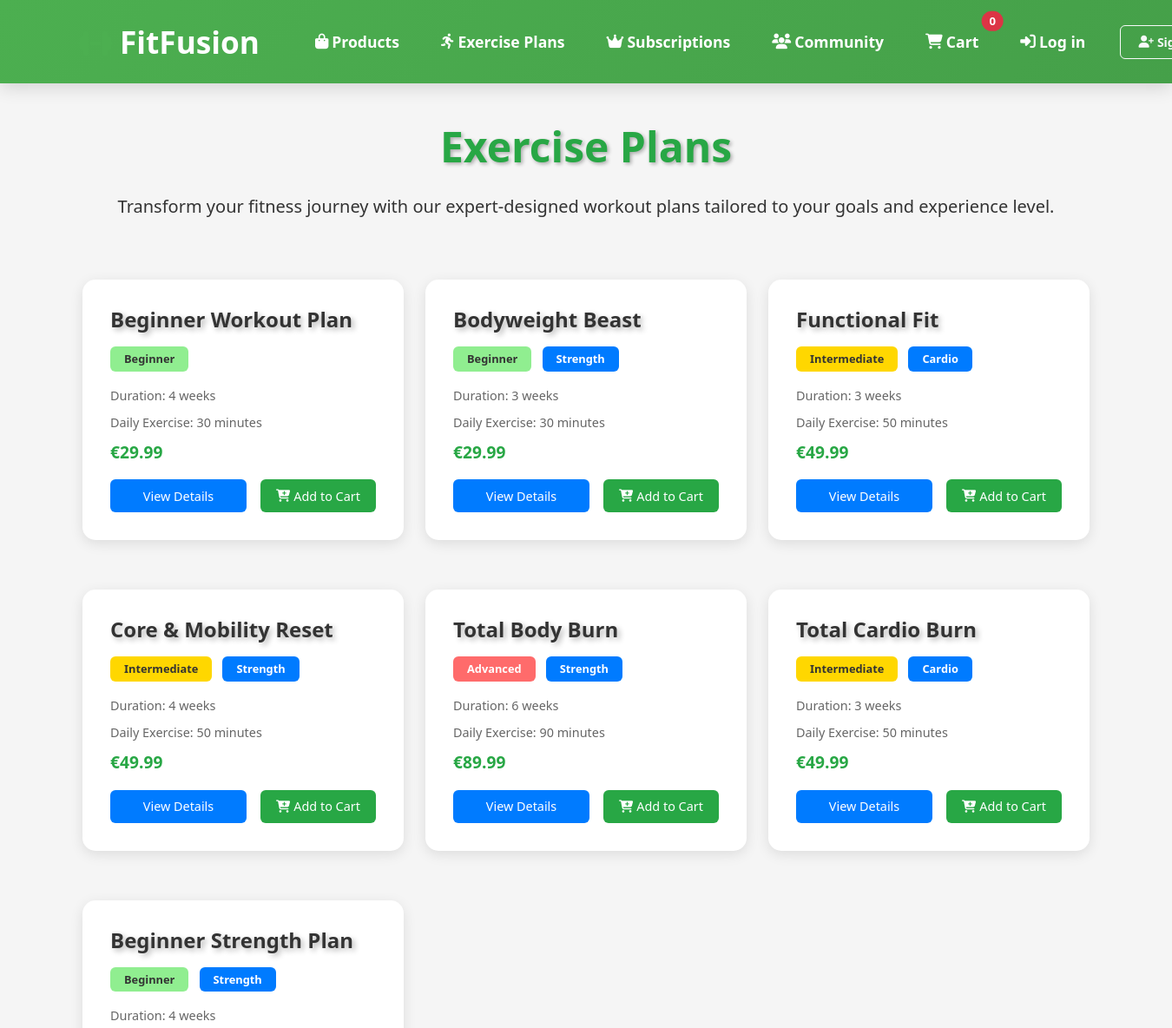
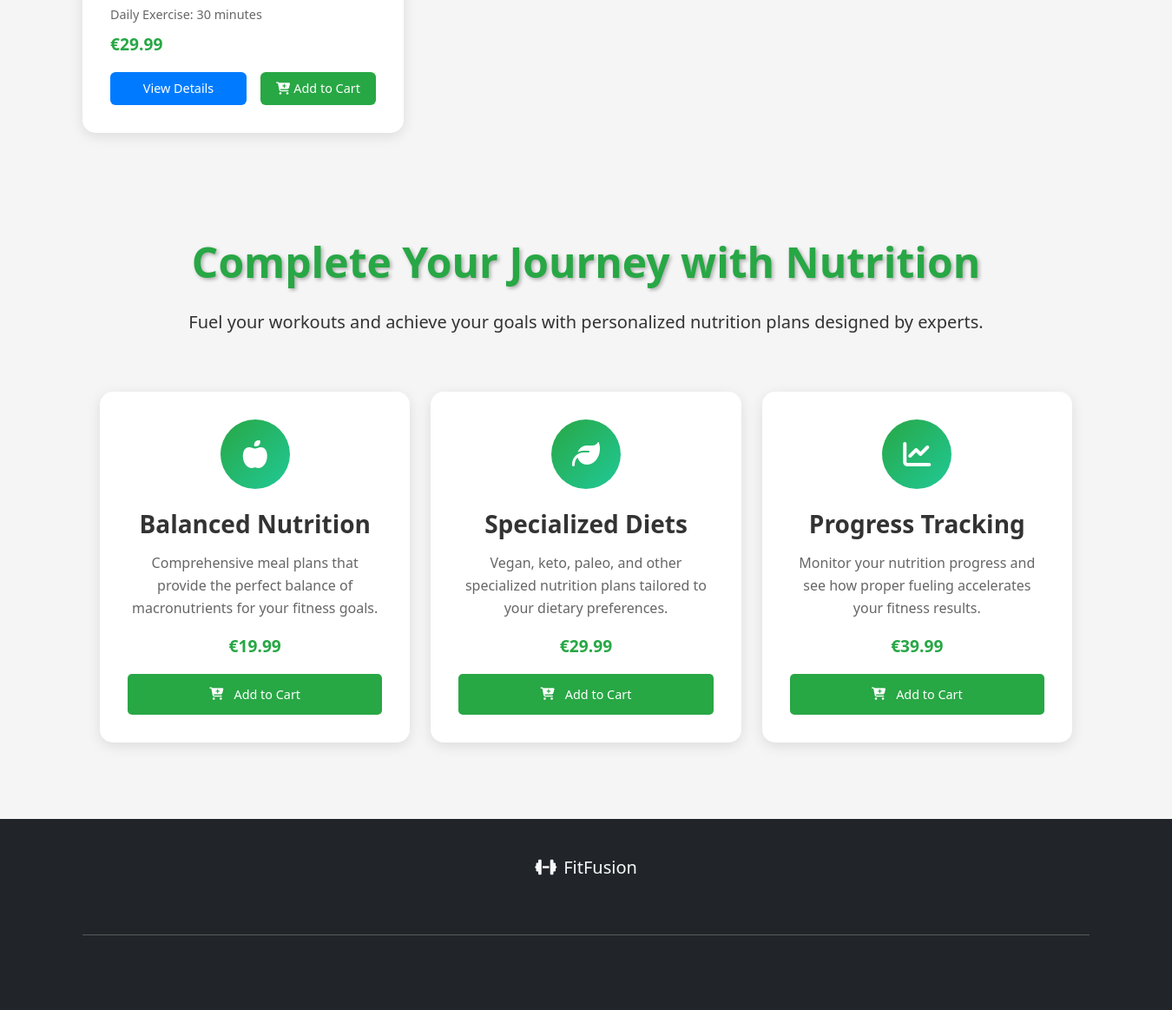
The page /exercise-plans/ on the database its author committed (2 pictures, top to bottom).
### inventory/models.py (models this page shows, shortened)
class ExercisePlan(models.Model):
    DIFFICULTY_CHOICES = [
        ('beginner', 'Beginner'),
        ('intermediate', 'Intermediate'),
        ('advanced', 'Advanced'),
    ]
    name = models.CharField(max_length=200)
    slug = models.SlugField(unique=True)
    description = models.TextField()
    price = models.DecimalField(max_digits=10, decimal_places=2)
    duration_weeks = models.IntegerField(null=True, blank=True)
    daily_exercise_minutes = models.PositiveIntegerField(default=30, help_text="Minutes of exercise per day")
    difficulty = models.CharField(max_length=20, choices=DIFFICULTY_CHOICES)
    category = models.ForeignKey(Category, on_delete=models.CASCADE, null=True, blank=True)
    image = models.ImageField(upload_to='exercise_plans/', null=True, blank=True)
    created_at = models.DateTimeField(auto_now_add=True)
    updated_at = models.DateTimeField(auto_now=True)
    class Meta:
        ordering = ['-created_at']

class Category(models.Model):
    name = models.CharField(max_length=100)
    slug = models.SlugField(unique=True)
    description = models.TextField(blank=True)
    parent = models.ForeignKey('self', on_delete=models.CASCADE, null=True, blank=True, related_name='children')
    class Meta:
        verbose_name_plural = 'Categories'
        ordering = ['name']

### inventory/views.py (the view)
# urls.py: path('exercise-plans/', exercise_plan_list, name='exercise_plan_list'),
def exercise_plan_list(request):
    plans = ExercisePlan.objects.all()
    difficulty = request.GET.get('difficulty')
    if difficulty:
        plans = plans.filter(difficulty=difficulty)
    max_duration = request.GET.get('max_duration')
    if max_duration:
        plans = plans.filter(duration_minutes__lte=int(max_duration))
    return render(request, 'inventory/exercise_plans.html', {
        'plans': plans
    })

### inventory/context_processors.py (called while the page is built)
def cart_count(request):
    cart = request.session.get('cart', {})
    total_items = sum(cart.values())
    return {'cart_count': total_items}

### inventory/templates/inventory/exercise_plans.html (shortened to what this page needs)
{% extends "base.html" %}
{% load static %}
{% block content %}
<div class="container mt-4">
    <h1 class="hero-title text-center mb-4">Exercise Plans</h1>
    <p class="lead text-center mb-5">Transform your fitness journey with our expert-designed workout plans tailored to your goals and experience level.</p>
        <div class="exercise-plans">
            {% for plan in plans %}
                <div class="plan-card">
                    <h2>{{ plan.name }}</h2>
                    <div class="plan-badges">
                        <span class="badge difficulty-badge difficulty-{{ plan.difficulty }}">{{ plan.get_difficulty_display }}</span>
                        {% if plan.category %}
                            <span class="badge focus-badge">{{ plan.category.name }}</span>
                        {% endif %}
                    </div>
                    <p class="duration">Duration: {{ plan.duration_weeks }} weeks</p>
                    <p class="daily-time">Daily Exercise: {{ plan.daily_exercise_minutes }} minutes</p>
                    <p class="price">€{{ plan.price }}</p>
                    <div class="plan-buttons">
                        <a href="{% url 'exercise_plan_detail' plan.id %}" class="view-plan-btn">View Details</a>
                        <form method="POST" action="{% url 'inventory:add_to_cart' 'plan' plan.id %}" class="d-inline cart-form">
                            <button type="submit" class="add-to-cart-btn">
                                <i class="fas fa-cart-plus me-1"></i>Add to Cart
                            </button>
                        </form>
                    </div>
                </div>
            {% empty %}
                <p>No exercise plans available at the moment.</p>
            {% endfor %}
        </div>
        <div class="section mt-5">
            <div class="container">
                <div class="row">
                    <div class="col-12 text-center mb-5">
                        <h2 class="hero-title">Complete Your Journey with Nutrition</h2>
                        <p class="lead">Fuel your workouts and achieve your goals with personalized nutrition plans designed by experts.</p>
                    </div>
                </div>
                <div class="row g-4">
                    <div class="col-md-4">
                        <div class="nutrition-card">
                            <div class="nutrition-icon">
                                <i class="fas fa-apple-alt"></i>
                            </div>
                            <h3>Balanced Nutrition</h3>
                            <p>Comprehensive meal plans that provide the perfect balance of macronutrients for your fitness goals.</p>
                            <div class="nutrition-price">€19.99</div>
                            <form method="POST" action="{% url 'inventory:add_to_cart' 'nutrition' 1 %}" class="d-inline">
                                <button type="submit" class="nutrition-add-to-cart-btn">
                                    <i class="fas fa-cart-plus me-1"></i>Add to Cart
                                </button>
                            </form>
                        </div>
                    </div>
                    <div class="col-md-4">
                        <div class="nutrition-card">
                            <div class="nutrition-icon">
                                <i class="fas fa-leaf"></i>
                            </div>
                            <h3>Specialized Diets</h3>
                            <p>Vegan, keto, paleo, and other specialized nutrition plans tailored to your dietary preferences.</p>
                            <div class="nutrition-price">€29.99</div>
                            <form method="POST" action="{% url 'inventory:add_to_cart' 'nutrition' 2 %}" class="d-inline">
                                <button type="submit" class="nutrition-add-to-cart-btn">
                                    <i class="fas fa-cart-plus me-1"></i>Add to Cart
                                </button>
                            </form>
                        </div>
                    </div>
                    <div class="col-md-4">
                        <div class="nutrition-card">
                            <div class="nutrition-icon">
                                <i class="fas fa-chart-line"></i>
                            </div>
                            <h3>Progress Tracking</h3>
                            <p>Monitor your nutrition progress and see how proper fueling accelerates your fitness results.</p>
                            <div class="nutrition-price">€39.99</div>
                            <form method="POST" action="{% url 'inventory:add_to_cart' 'nutrition' 3 %}" class="d-inline">
                                <button type="submit" class="nutrition-add-to-cart-btn">
                                    <i class="fas fa-cart-plus me-1"></i>Add to Cart
                                </button>
                            </form>
                        </div>
                    </div>
                </div>
            </div>
        </div>
    </div>
{% endblock %}

### static/inventory/styles.css (style rules this page uses)
:root { --primary-color: #4CAF50; --secondary-color: #2196F3; --danger-color: #ff4444; --text-color: #333; --light-gray: #f8f8f8; --border-color: #ddd; --shadow: 0 2px 4px rgba(0,0,0,0.1); --transition: all 0.3s ease; }
body { font-family: 'Segoe UI', Tahoma, Geneva, Verdana, sans-serif; line-height: 1.6; color: var(--text-color); background-color: #f5f5f5; margin: 0; padding: 0; }
.container { max-width: 1200px; margin: 0 auto; padding: 20px; }
.price { color: #666; font-weight: 500; }
.exercise-plans { display: grid; grid-template-columns: repeat(auto-fill, minmax(300px, 1fr)); gap: 25px; padding: 20px 0; }
.plan-card { background: white; border-radius: 10px; padding: 25px; box-shadow: var(--shadow); transition: var(--transition); position: relative; overflow: hidden; }
.plan-card::before { content: ''; position: absolute; top: 0; left: 0; width: 100%; height: 4px; background: var(--primary-color); transform: scaleX(0); transition: var(--transition); }
.plan-card h2 { margin: 0 0 15px 0; color: var(--text-color); font-size: 1.5em; }
.duration, .calories { color: #666; margin: 8px 0; display: flex; align-items: center; gap: 8px; }
.view-plan-btn { display: inline-block; padding: 10px 20px; background: var(--secondary-color); color: white; text-decoration: none; border-radius: 25px; margin-top: 15px; transition: var(--transition); }
main .container, main .row, main .col-md-6, main .col-12 { background: transparent !important; }

### inventory/templates/inventory/exercise_plans.html (style rules this page uses)
.plan-card { background: white; border-radius: 15px; padding: 2rem; margin-bottom: 2rem; box-shadow: 0 4px 15px rgba(0,0,0,0.1); transition: transform 0.3s ease, box-shadow 0.3s ease; }
.hero-title { font-size: 3rem !important; font-weight: 900 !important; margin-bottom: 1.5rem !important; color: #28a745 !important; text-shadow: 2px 2px 4px rgba(0,0,0,0.3) !important; }
.plan-card h2 { color: #333; margin-bottom: 1rem; font-weight: 600; font-size: 1.5rem; text-shadow: 3px 3px 6px rgba(0,0,0,0.3); }
.plan-badges { margin-bottom: 1rem; }
.difficulty-badge { color: white; font-size: 0.8rem; padding: 0.5rem 1rem; margin-right: 0.5rem; }
.difficulty-beginner { background-color: #90EE90; color: #333; }
.difficulty-intermediate { background-color: #FFD700; color: #333; }
.difficulty-advanced { background-color: #FF6B6B; color: white; }
.focus-badge { background-color: #007bff; color: white; font-size: 0.8rem; padding: 0.5rem 1rem; }
.plan-card p { color: #666; margin-bottom: 0.5rem; font-size: 0.9rem; }
.plan-card .price { color: #28a745; font-weight: bold; font-size: 1.2rem; margin-bottom: 1rem; }
.plan-buttons { display: flex; gap: 1rem; flex-wrap: wrap; align-items: stretch; }
.cart-form { flex: 1; display: flex; margin: 0; padding: 0; }
.view-plan-btn { background-color: #007bff; color: white; text-decoration: none; padding: 0.375rem 0.75rem; border-radius: 0.375rem; font-size: 0.9rem; transition: all 0.15s ease-in-out; flex: 1; text-align: center; display: flex; align-items: center; justify-content: center; height: 38px; border: none; font-weight: 500; box-sizing: border-box; line-height: 1.5; margin: 0; }
.add-to-cart-btn { background-color: #28a745; color: white; border: none; padding: 0.375rem 0.75rem; border-radius: 0.375rem; font-size: 0.9rem; cursor: pointer; transition: all 0.15s ease-in-out; flex: 1; display: flex; align-items: center; justify-content: center; height: 38px; font-weight: 500; box-sizing: border-box; line-height: 1.5; width: 100%; margin: 0; }
.nutrition-card { background: white; border-radius: 15px; padding: 2rem; text-align: center; box-shadow: 0 4px 15px rgba(0,0,0,0.1); transition: transform 0.3s ease, box-shadow 0.3s ease; height: 100%; }
.nutrition-icon { width: 80px; height: 80px; background: linear-gradient(135deg, #28a745 0%, #20c997 100%); border-radius: 50%; display: flex; align-items: center; justify-content: center; margin: 0 auto 1.5rem; }
.nutrition-icon i { font-size: 2rem; color: white; }
.nutrition-card h3 { color: #333; margin-bottom: 1rem; font-weight: 600; }
.nutrition-card p { color: #666; line-height: 1.6; margin-bottom: 1rem; }
.nutrition-price { color: #28a745; font-weight: bold; font-size: 1.2rem; margin-bottom: 1rem; text-align: center; }
.nutrition-add-to-cart-btn { background-color: #28a745; color: white; border: none; padding: 0.75rem 1.5rem; border-radius: 5px; font-size: 0.9rem; cursor: pointer; transition: background-color 0.3s ease; width: 100%; display: flex; align-items: center; justify-content: center; gap: 0.5rem; }

### rows shown on the page
ExercisePlan: name "Beginner Workout Plan", difficulty "Beginner", duration_weeks "4", daily_exercise_minutes "30", price "29.99"
ExercisePlan: name "Bodyweight Beast", difficulty "Beginner", category.name "Strength", duration_weeks "3", daily_exercise_minutes "30", price "29.99"
ExercisePlan: name "Functional Fit", difficulty "Intermediate", category.name "Cardio", duration_weeks "3", daily_exercise_minutes "50", price "49.99"
ExercisePlan: name "Core & Mobility Reset", difficulty "Intermediate", category.name "Strength", duration_weeks "4", daily_exercise_minutes "50", price "49.99"
ExercisePlan: name "Total Body Burn", difficulty "Advanced", category.name "Strength", duration_weeks "6", daily_exercise_minutes "90", price "89.99"
ExercisePlan: name "Total Cardio Burn", difficulty "Intermediate", category.name "Cardio", duration_weeks "3", daily_exercise_minutes "50", price "49.99"
ExercisePlan: name "Beginner Strength Plan", difficulty "Beginner", category.name "Strength", duration_weeks "4", daily_exercise_minutes "30", price "29.99"

### other values the page prints
{{ cart_count|default:0 }} "0"
